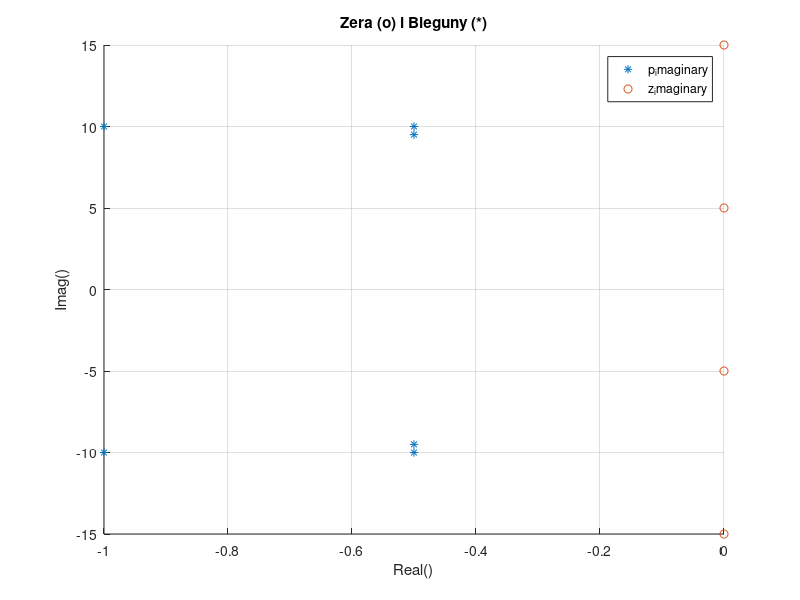
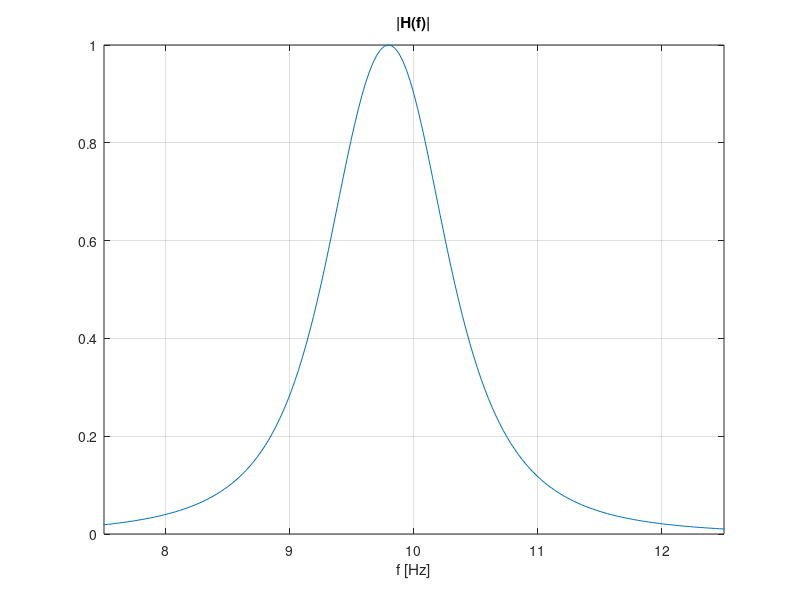
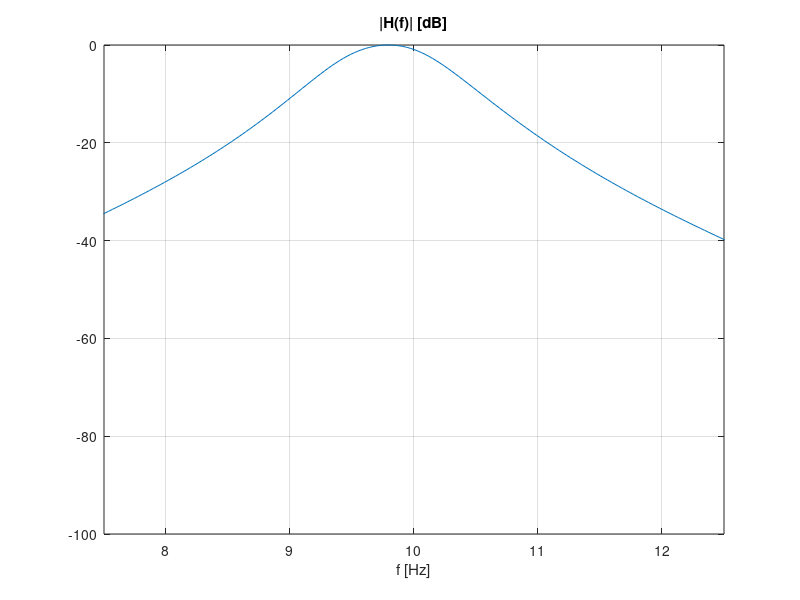
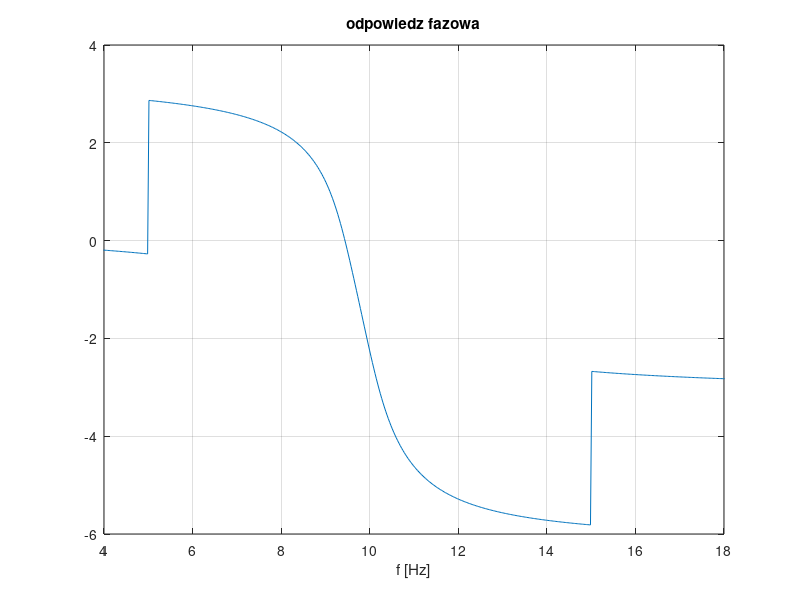

These charts were generated, in order, by the following MATLAB code:
p=[-0.5+9.5j,-0.5-9.5j,-1+10j,-1-10j,-0.5+10j,-0.5-10j];
z=[+5j,-5j,+15j,-15j];
p_real=real(p);
p_imag=imag(p);
z_real=real(z);
z_imag=imag(z);
figure; scatter(p_real,p_imag,'Marker','*','Displayname','p_imaginary'); 
hold on; 
scatter(z_real,z_imag,'Marker','o','Displayname','z_imaginary'); 
grid on; title('Zera (o) i Bieguny (*)'); 
xlabel('Real()'); 
ylabel('Imag()'); legend show; 

b=poly(z);
a=poly(p);

w=linspace(0,30,1000);%generujemy wektor częstotliwości od 0 do 30 rad/s i tysiąc punktów pomiędzy tymi wartościami
jw=1i*w;
H_1=polyval(b,jw)./polyval(a,jw);

K=1/max(abs(H_1));%dzięki temu fragmentowi maksymalne wzmocnienie jest rówene 1
b=b*K;
H_2=polyval(b,jw)./polyval(a,jw);

figure;
plot(w,abs(H_2));
xlabel('f [Hz]'); title('|H(f)|');
grid;
xlim([7.5 12.5]);

figure; 
plot(w,20*log10(abs(H_2))); 
xlabel('f [Hz]'); title('|H(f)| [dB]'); 
grid;
xlim([7.5 12.5]); 

figure;
plot(w,unwrap(angle(H_2)));
xlabel('f [Hz]'); title('odpowiedz fazowa');%oś pozioma w Hz, pionowa w radianach
grid;
xlim([4 18]);
H_db=20*log10(abs(H_2));
w_stop1=(w<7.5);
w_stop2=w>12.5;
min_stop1=min(H_db(w_stop1));
min_stop2=min(H_db(w_stop2));
fprintf('Minimalne tłumienie w niskim paśmie zaporowym: %.2f db\n',-min_stop1);
fprintf('Minimalne tłumienie w wysokim paśmie zaporowym: %.2f db\n',-min_stop2);

passband=(w>=8)&(w<=12);
gain_max=max(abs(H_2(passband)));
fprintf('Maksymalne wzmocnienie w paśmie przepustowym: %.3f\n',gain_max);



%Czy filtr jest pasmowoprzepustowy?
%Tak jest, ponieważ zera są ustawone w niskich częstotliwościach, okolice (5,-5)rad/s i wysokich (15,-15)rad/s,
%czyli filtr przepuszcza określone częstotliwości sygnału, a częstotliwości
%niższe lub wyższe od przepustowej tłumi
%a bieguny w okolicach (-10,+10)rad/s -> wzmacniają środek pasma.
%Tłumienie w paśmie zaporowym 
%Niskie pasmo 82.10, wysokie pasmo 87.70 To oznacza, że filtr dobrze tłumi sygnały poza pasmem przepustowym
